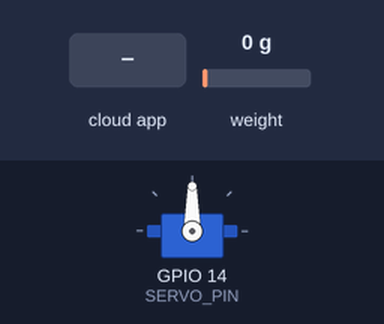
Recording of a program running on a simulated ESP32. Shown: servo. The inputs (shaded band) are chosen by the test bench; at power-on: weight on the scale 0 g. WiFi joins after 1.5 s; servers stay silent unless stated; the local clock reads 2024-03-15 10:24:30 at power-on unless the program sets it; the Firebase database answers and starts empty; what the program prints to the serial monitor is not drawn.

Above: at 2.2 s.
2.3 s: the phone or cloud app sets kasihmam to 1
At 7.1 s:
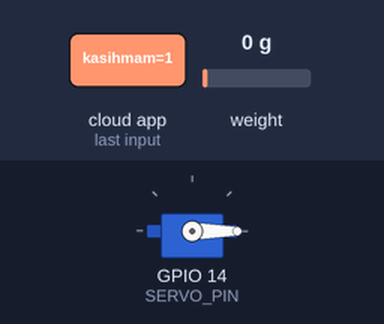
7.7 s: weight on the scale set to 2 g
At 8.6 s:
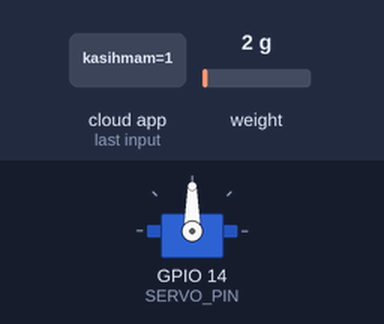
Timing chart, 0 to 10.7 s (numbered marks = the images above; inputs shaded):
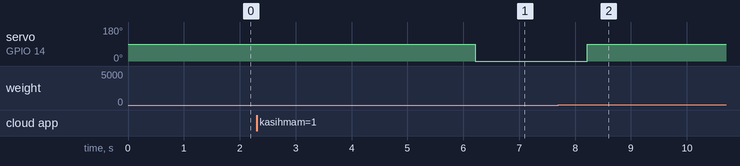

Measured:
- the behaviour switches between 0 and 1 g on weight on the scale (found by bisection; images 1 and 2)
- after the input at 2.3 s, servo on GPIO 14 (SERVO_PIN): 90° → 0° after 3.9 s
- after the input at 7.7 s, servo on GPIO 14 (SERVO_PIN): 0° → 90° after 0.52 s

The program:

main.cpp
```cpp
#include <Arduino.h>
#include <WiFi.h>
#include <rtc.h>
#include <loadcell.h>
#include <servo.h>
#include <firebase_auth.h>

#define username_wifi "yubi"
#define pass_wifi "udinganteng123"

int last_berat_wadah;


char path[50];
int last_hour;
DateTime jam;

void setup() {
  Serial.begin(115200);
  WiFi.begin(username_wifi, pass_wifi);

  rtc_setup();
  loadcell_setup();
  servo_setup();
  FirebaseSetup();

  jam = rtc.now();
  last_hour = jam.hour();

  // loadcell_rata(); //untuk mendapatkan nilai rata-rata loadcell

  Serial.println("Mamcing Starting........");
  Serial.println();
}

void loop(){

  // unsigned long currentMillis = millis();

  //========== RTC ================
  // Serial.print("Waktu: ");
  // rtc_clock_now();

  // Serial.print("Waktu konversi full detik: ");
  // Serial.println(rtc_clock_insecond_now());

  //========== LOAD CELL ============
  // float berat = loadcell_read();
  // Serial.print("berat: ");
  // Serial.println(berat);
  // Serial.println();

  //=========== SERVO ============

  // if (currentMillis - lastToggle >= 1000) {
  //   lastToggle = currentMillis;
  //   servo_direction = !servo_direction;
  // }

  // if (servo_direction == 0){
  //   servo_counterclockwise_move();
  //   Serial.println("servo counter clockwise");
  // } else{
  //   servo_clockwise_move();
  //   Serial.println("servo clockwise");
  // }

  //================== MAIN PROGRAM =====================
  read_database();

  Serial.print("sekarang = ");
  Serial.println(loadcell_read());

  if ((rtc_clock_insecond_now() >= jamMam1_insecond && rtc_clock_insecond_now() <= jamMam1_insecond + 10) || (rtc_clock_insecond_now() >= jamMam2_insecond && rtc_clock_insecond_now() <= jamMam2_insecond + 10)){
    Serial.println("sekarang JamMam!");
    while (loadcell_read()<sekaliMam){

        servo_counterclockwise_move();
        // servo_clockwise_move();

        Serial.print("terus ditambah sampai = ");
        Serial.println(sekaliMam);
        Serial.print("sekarang = ");
        Serial.println(loadcell_read());
        Serial.println();

    }
    servo_stop_move();
    if(loadcell_read()>=sekaliMam){
      Serial.println("wadah sesuai sekaliMam!");
    }
    DateTime now = rtc.now();
    // rtc_logger();
    sprintf(path, "/data/profile/ciko/log/%ld", now.unixtime());
    Firebase.RTDB.setInt(&fbdo, path, loadcell_read());
  }
  else{
    if (kasihMam>0){

      Serial.println("kasihMam aktif!");
      Serial.print("kasihMam sebanyak = ");
      Serial.print(kasihMam);
      Serial.println();

      last_berat_wadah = loadcell_read();
      while (loadcell_read()<(last_berat_wadah + kasihMam)){

        servo_counterclockwise_move();
        // servo_clockwise_move();

        Serial.print("tujuan = ");
        Serial.println(last_berat_wadah+kasihMam);
        Serial.print("sekarang = ");
        Serial.println(loadcell_read());
        Serial.println();
      }
      Serial.println("kasihmam selesai!");
      servo_stop_move();
      Firebase.RTDB.setInt(&fbdo, "/data/kasihmam", 0);
    }
  }

  jam = rtc.now();
  if(jam.hour() != last_hour){
    DateTime now = rtc.now();
    // rtc_logger();
    sprintf(path, "/data/profile/ciko/log/%ld", now.unixtime());
    Firebase.RTDB.setInt(&fbdo, path, loadcell_read());
    last_hour = jam.hour();
    Serial.println("================BERHASIL LOG================");
  }
  Serial.println(rtc_clock_insecond_now());
  Serial.println(jamMam2_insecond);
  // rtc_logger();
  Serial.println();
  delay(2000);
}
```

firebase_auth.h
```cpp
#include <Firebase_ESP_Client.h>
// Provide the token generation process info.
#include <addons/TokenHelper.h>
// Provide the RTDB payload printing info and other helper functions.
#include <addons/RTDBHelper.h>

#define DATABASE_URL "https://mamcing-5c348-default-rtdb.asia-southeast1.firebasedatabase.app/"
#define API_KEY "AIzaSyBJEIXP0OO3-1oQTvCZZfZ2Gz-9WF8d8j4"

// setup user
#define USER_EMAIL "ayubisal1345@gmail.com"
#define USER_PASSWORD "ayyubi1345"

// Firebase objects
FirebaseData fbdo;
FirebaseData firebaseData;
FirebaseAuth auth;          // FirebaseAuth object
FirebaseConfig config;      // FirebaseConfig object
FirebaseJson json;       // or constructor
//  with contents e.g. FirebaseJson json("{\"a\":true}");
FirebaseJsonArray arr;   // or constructor with contents e.g. FirebaseJsonArray arr("[1,2,true,\"test\"]");
FirebaseJsonData result; // object that keeps the deserializing result
unsigned long sendDataPrevMillis = 0;

int kasihMam;
int sekaliMam;
int jamMam1;
int jamMam2;

long int jamMam1_insecond;
long int jamMam2_insecond;

void FirebaseSetup(){
    // initialize Firebase
  /* Assign the api key (required) */
  config.api_key = API_KEY;

  auth.user.email = USER_EMAIL;
  auth.user.password = USER_PASSWORD;

  /* Assign the RTDB URL (required) */
  config.database_url = DATABASE_URL;

  /* Sign up */
  if (Firebase.signUp(&config, &auth, "", "")) {
    Serial.println("SignUp successful");
  } else {
    Serial.printf("SignUp failed, %s\n", config.signer.signupError.message.c_str());
  }

  config.token_status_callback = tokenStatusCallback;

  // Wait for token generation
  while (auth.token.uid == "" && !config.signer.signupError.message.length()) {
    delay(100);
  }

  Firebase.begin(&config, &auth);
  // check if the connection is successful
  Firebase.reconnectWiFi(true);
}

void kasihmam(){
  if (Firebase.ready() && (millis() - sendDataPrevMillis > 1000 || sendDataPrevMillis == 0)){
    // get data from firebase database
    if (Firebase.RTDB.getInt(&fbdo, "/data/kasihmam")){
      if (fbdo.dataType() == "int"){
        kasihMam = fbdo.intData();
      }
    }
  }
};

void sekelimam(){
  if (Firebase.ready() && (millis() - sendDataPrevMillis > 1000 || sendDataPrevMillis == 0)){
    // get data from firebase database
    if (Firebase.RTDB.getInt(&fbdo, "/data/profile/ciko/Sekalimam")){
      if (fbdo.dataType() == "int"){
        sekaliMam = fbdo.intData();
      }
    }
  }
};

void jammam(){
  if (Firebase.ready() && (millis() - sendDataPrevMillis > 1000 || sendDataPrevMillis == 0)){
    // get data from firebase database
    if (Firebase.RTDB.getInt(&fbdo, "/data/profile/ciko/jamMam/jam1")){
      if (fbdo.dataType() == "int"){
        jamMam1 = fbdo.intData();
        jamMam1_insecond = ((jamMam1%100)*60) + ((jamMam1/100)*3600);
      }
    }
    if (Firebase.RTDB.getInt(&fbdo, "/data/profile/ciko/jamMam/jam2")){
      if (fbdo.dataType() == "int"){
        jamMam2 = fbdo.intData();
        jamMam2_insecond = ((jamMam2%100)*60) + ((jamMam2/100)*3600);
      }
    }
  }
};

void read_database(){
  kasihmam();
  sekelimam();
  jammam();
  sendDataPrevMillis = millis();
}
```

loadcell.h
```cpp
#include <HX711.h>
#include <SimpleKalmanFilter.h>

#define PIN_DATA 2
#define PIN_CLOCK 18

HX711 loadcell;

// SimpleKalmanFilter rawData(2, 2, 0.01);

// void loadcell_calibrate(){
    // float test_berat = 100; //gram //input berat benda yang digunakan untuk kalibrasi
    // loadcell.tare(); //meng-nol-kan nilai mentah
    // long raw = loadcell.get_value(10); //mendapatkan nilai mentah baru dengan start di 0 dan dari rata-rata 10 bacaan
    // Serial.print("Raw value: ");
    // Serial.println(raw);
    // float scale_baru = raw / test_berat; //buat rasio
    // loadcell.set_scale(scale_baru);
// }

// void loadcell_rata(){
//     float rata = 0;
//     for (int i = 0; i < 50; i++){
//         rata += loadcell.read();
//         Serial.print("Pembacaan ke-");
//         Serial.println(i + 1);
//         delay(1000);
//     }
//     Serial.println("SELESAI PEMBACAAN 50 KALI");
//     rata /= 50; //rata-rata dari 50 kali pembacaan
//     Serial.print("Rata-rata pembacaan loadcell: ");
//     Serial.println(rata);
// }

void loadcell_setup(){
    loadcell.begin(PIN_DATA, PIN_CLOCK);
    loadcell.set_scale(120538/100);
    loadcell.tare();
    // loadcell_calibrate();
}

int loadcell_read(){
    int berat = loadcell.get_units(5); //rata-rata pembacaan data dari 10 kali pembacaan
    return berat ;
}
```

rtc.h
```cpp
#include <RTClib.h>

#define SET_RTC_TIME  // KOMENTARI BARIS INI SETELAH RTC DISET DENGAN BENAR

RTC_DS3231 rtc;

char logger[12];


void rtc_setup() {
  if (! rtc.begin()) {
    Serial.print("Couldn't find RTC");
    while (1){
      Serial.print(".");
      delay(100);
    };
  }
  #ifdef SET_RTC_TIME
    rtc.adjust(DateTime(F(__DATE__), F(__TIME__))); // Set RTC to compile time
    // rtc.adjust(DateTime(2025, 6, 12, 12, 31, 10)); // Year, Month, Day, Hour, Minute, Second
  #endif
  if (rtc.lostPower()) {
    Serial.println("RTC lost power, set time again!");
    rtc.adjust(DateTime(F(__DATE__), F(__TIME__))); // Set RTC to compile time
    // rtc.adjust(DateTime(2025, 6, 12, 12, 31, 10)); // Year, Month, Day, Hour, Minute, Second
  }
}

void rtc_clock_now(){
  DateTime now = rtc.now();
  char buffer[9];
  snprintf(buffer, sizeof(buffer), "%02d:%02d:%02d", now.hour(), now.minute(), now.second());
  Serial.println(buffer);
}

void rtc_logger(){
  DateTime now = rtc.now();
  snprintf(logger, sizeof(logger), "%ld", now.unixtime());
  // Serial.println(logger);
  // Serial.print(now.unixtime());
}


unsigned long rtc_clock_insecond_now() {
  DateTime now = rtc.now();
  unsigned long jam = now.hour();
  unsigned long menit = now.minute();
  unsigned long detik = now.second();
  jam = jam * 3600;
  menit = menit * 60;
  unsigned long clock_insecond = jam + menit + detik;
  return clock_insecond;
}

void rtc_date_now() {
  char daysOfTheWeek[7][12] = {"Minggu", "Senin", "Selasa", "Rabu", "Kamis", "Jumat", "Sabtu"};
  DateTime now = rtc.now();
  char buffer[20];
  snprintf(buffer, sizeof(buffer), "%s, %02d-%02d-%04d",
           daysOfTheWeek[now.dayOfTheWeek()],
           now.day(), now.month(), now.year());
  Serial.print("Current Date: ");
  Serial.println(buffer);
}
```

servo.h
```cpp
#include <ESP32Servo.h>

#define SERVO_PIN 14

Servo mamcing_servo;

void servo_setup(){
    mamcing_servo.attach(SERVO_PIN);
}

void servo_clockwise_move(){
    mamcing_servo.write(180);
}

void servo_counterclockwise_move(){
    mamcing_servo.write(0);
}

void servo_stop_move(){
    mamcing_servo.write(90);
}
```
